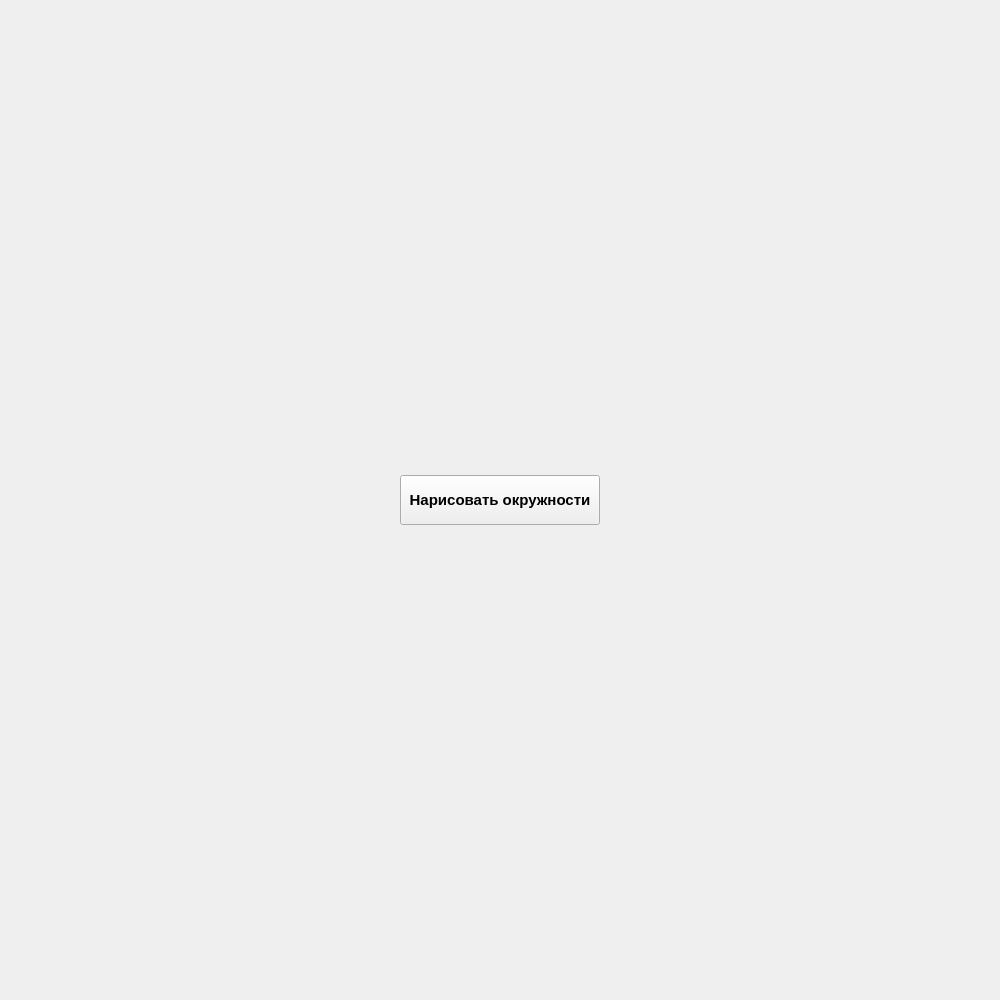
<?xml version="1.0" encoding="UTF-8"?>
<ui version="4.0">
 <class>Form</class>
 <widget class="QWidget" name="Form">
  <property name="geometry">
   <rect>
    <x>0</x>
    <y>0</y>
    <width>1000</width>
    <height>1000</height>
   </rect>
  </property>
  <property name="windowTitle">
   <string>Form</string>
  </property>
  <widget class="QPushButton" name="DrawCircles">
   <property name="geometry">
    <rect>
     <x>400</x>
     <y>475</y>
     <width>200</width>
     <height>50</height>
    </rect>
   </property>
   <property name="font">
    <font>
     <family>Arial</family>
     <pointsize>11</pointsize>
     <weight>75</weight>
     <bold>true</bold>
    </font>
   </property>
   <property name="text">
    <string>Нарисовать окружности</string>
   </property>
  </widget>
  <widget class="QLabel" name="Ground">
   <property name="geometry">
    <rect>
     <x>0</x>
     <y>0</y>
     <width>1000</width>
     <height>1000</height>
    </rect>
   </property>
   <property name="text">
    <string/>
   </property>
  </widget>
  <zorder>Ground</zorder>
  <zorder>DrawCircles</zorder>
 </widget>
 <resources/>
 <connections/>
</ui>
